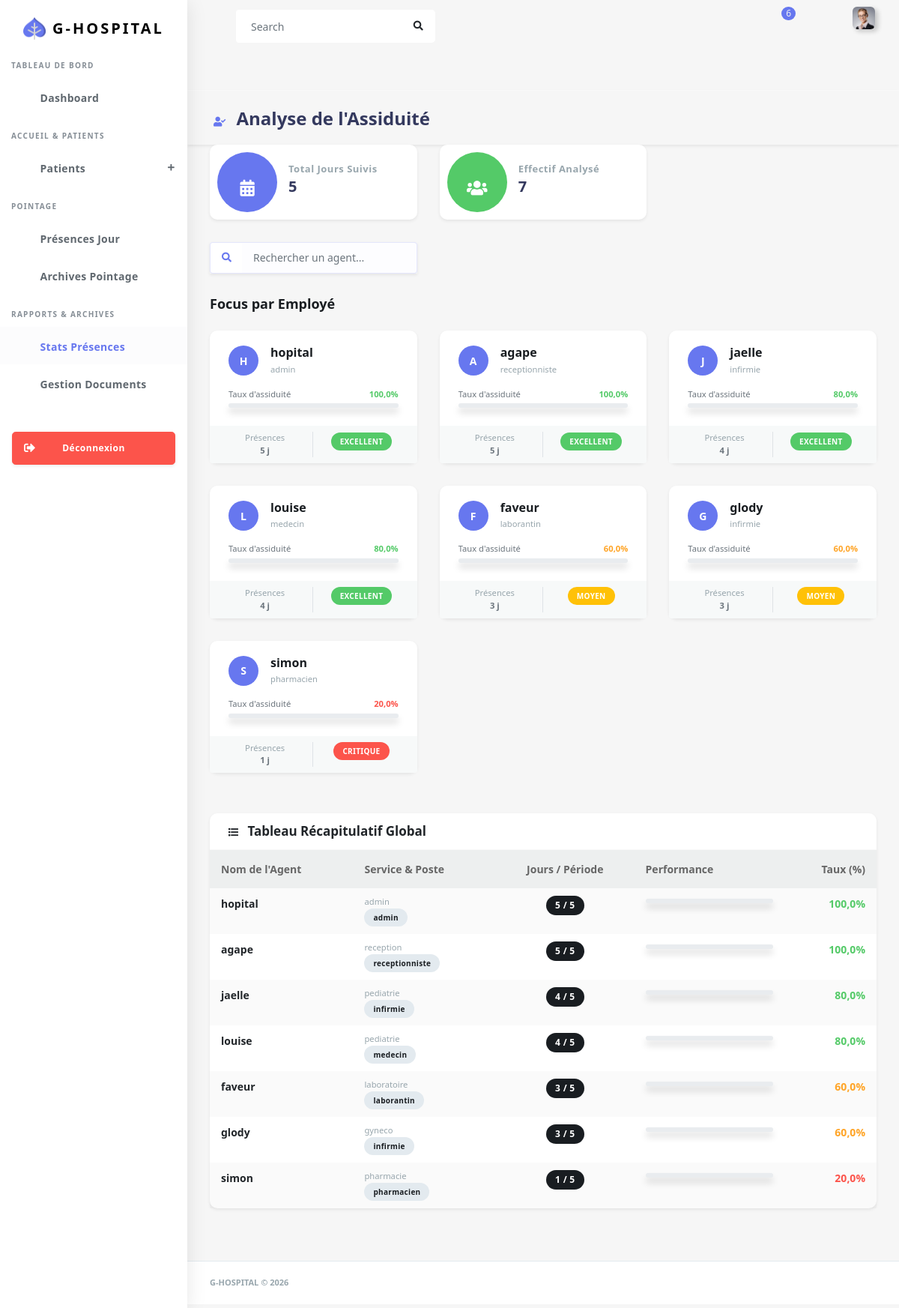
The app's page /presence/statistiques/ (signed in) with its own data.
### app/models.py (models this page shows, shortened)
class TypeFonction(models.Model):
    type_fonction = models.CharField(max_length=30)

class Service(models.Model):
    nom = models.CharField(max_length=50)

### app/views.py (the view)
# urls.py: path('presence/statistiques/', views.statistiques_presence, name='statistiques_presence'),
@login_required
def statistiques_presence(request):
    user_profil = Fonction.objects.filter(user_fonction=request.user).first()
    employes_fonctions = Fonction.objects.select_related('user_fonction', 'service', 'fonction').all()
    stats_data = []
    total_jours_enregistres = Presence.objects.values('date').distinct().count()
    for emp_f in employes_fonctions:
        jours_presents = Presence.objects.filter(employe=emp_f.user_fonction).count()
        taux = (jours_presents / total_jours_enregistres * 100) if total_jours_enregistres > 0 else 0
        stats_data.append({
            'nom': emp_f.user_fonction.get_full_name() or emp_f.user_fonction.username,
            'poste': emp_f.fonction.type_fonction if emp_f.fonction else "Personnel",
            'service': emp_f.service.nom if emp_f.service else "Général",
            'total_presences': jours_presents,
            'taux': round(taux, 1),
            'performance': 'success' if taux >= 80 else 'warning' if taux >= 50 else 'danger'
        })
    myUser = Fonction.objects.filter(user_fonction = request.user).first()
    fonction = myUser.fonction.type_fonction if myUser else None
    context = {
        'stats': stats_data,
        'total_jours': total_jours_enregistres,
        'fonction': fonction, # Pour le menu
    }
    return render(request, 'back/statistiques_presence.html', context)

### app/templates/back/statistiques_presence.html (shortened to what this page needs)
{% load static %}
<!DOCTYPE html>
<html lang="fr">
<head>
  <link rel="stylesheet" href="{% static 'back/assets/css/app.min.css' %}">
  <link rel="stylesheet" href="{% static 'back/assets/css/style.css' %}">
  <link rel="stylesheet" href="{% static 'back/assets/css/components.css' %}">
  <link rel="stylesheet" href="https://use.fontawesome.com/releases/v5.7.2/css/all.css">
</head>
<body>
  <div id="app">
    <div class="main-wrapper main-wrapper-1">
      {% include "back/query/nav.html" %}
      {% include "back/query/sidebar.html" %}
      <div class="main-content">
        <section class="section">
          <div class="section-header shadow-sm">
            <h1><i class="fas fa-user-check mr-2 text-primary"></i> Analyse de l'Assiduité</h1>
          </div>
          <div class="row">
            <div class="col-lg-4 col-md-6 col-sm-6 col-12">
              <div class="card card-statistic-1 shadow-sm">
                <div class="card-icon bg-primary"><i class="fas fa-calendar-alt"></i></div>
                <div class="card-wrap">
                  <div class="card-header"><h4>Total Jours Suivis</h4></div>
                  <div class="card-body">{{ total_jours }}</div>
                </div>
              </div>
            </div>
            <div class="col-lg-4 col-md-6 col-sm-6 col-12">
              <div class="card card-statistic-1 shadow-sm">
                <div class="card-icon bg-success"><i class="fas fa-users"></i></div>
                <div class="card-wrap">
                  <div class="card-header"><h4>Effectif Analysé</h4></div>
                  <div class="card-body">{{ stats|length }}</div>
                </div>
              </div>
            </div>
          </div>
          <div class="row mb-4">
            <div class="col-12 col-md-6 col-lg-4">
              <div class="form-group mb-0">
                <div class="input-group shadow-sm">
                  <div class="input-group-prepend">
                    <div class="input-group-text bg-white border-right-0">
                      <i class="fas fa-search text-primary"></i>
                    </div>
                  </div>
                  <input type="text" id="searchInput" class="form-control border-left-0" placeholder="Rechercher un agent..." onkeyup="filterEmployees()">
                </div>
              </div>
            </div>
          </div>
          <h2 class="section-title">Focus par Employé</h2>
          <div class="row" id="cardsContainer">
            {% for s in stats %}
            <div class="col-12 col-md-6 col-lg-4 employee-card" data-name="{{ s.nom|lower }}">
              <div class="card shadow-sm border-top-0 card-{{ s.performance }}">
                <div class="card-body pb-0">
                  <div class="d-flex align-items-center mb-3">
                    <div class="avatar-circle mr-3">{{ s.nom|slice:":1"|upper }}</div>
                    <div>
                      <h6 class="mb-0 text-dark">{{ s.nom }}</h6>
                      <span class="text-muted small">{{ s.poste }}</span>
                    </div>
                  </div>
                  <div class="mb-2">
                    <div class="d-flex justify-content-between small mb-1">
                      <span>Taux d'assiduité</span>
                      <span class="font-weight-bold text-{{ s.performance }}">{{ s.taux }}%</span>
                    </div>
                    <div class="progress progress-sm">
                    </div>
                  </div>
                </div>
                <div class="card-footer bg-whitesmoke border-0 mt-3 py-2">
                  <div class="row">
                    <div class="col-6 border-right text-center small">
                      <div class="text-muted">Présences</div>
                      <div class="font-weight-bold">{{ s.total_presences }} j</div>
                    </div>
                    <div class="col-6 text-center">
                      <span class="badge badge-{{ s.performance }} badge-pill small" style="font-size: 10px;">
                        {% if s.performance == 'success' %}EXCELLENT{% elif s.performance == 'warning' %}MOYEN{% else %}CRITIQUE{% endif %}
                      </span>
                    </div>
                  </div>
                </div>
              </div>
            </div>
            {% endfor %}
          </div>
          <div class="row mt-4">
            <div class="col-12">
              <div class="card shadow-sm">
                <div class="card-header">
                  <h4><i class="fas fa-list mr-2"></i> Tableau Récapitulatif Global</h4>
                </div>
                <div class="card-body p-0">
                  <div class="table-responsive">
                    <table class="table table-striped table-md align-middle mb-0" id="statsTable">
                      <thead class="bg-whitesmoke">
                        <tr>
                          <th>Nom de l'Agent</th>
                          <th>Service & Poste</th>
                          <th class="text-center">Jours / Période</th>
                          <th>Performance</th>
                          <th class="text-right">Taux (%)</th>
                        </tr>
                      </thead>
                      <tbody>
                        {% for s in stats %}
                        <tr class="employee-row" data-name="{{ s.nom|lower }}">
                          <td class="font-weight-bold">{{ s.nom }}</td>
                          <td>
                             <div class="text-muted small">{{ s.service }}</div>
                             <div class="badge badge-light" style="font-size: 10px;">{{ s.poste }}</div>
                          </td>
                          <td class="text-center">
                            <span class="badge badge-dark">{{ s.total_presences }} / {{ total_jours }}</span>
                          </td>
                          <td style="width: 200px;">
                            <div class="progress progress-sm mt-1">
                            </div>
                          </td>
                          <td class="text-right font-weight-bold text-{{ s.performance }}">{{ s.taux }}%</td>
                        </tr>
                        {% endfor %}
                      </tbody>
                    </table>
                  </div>
                </div>
              </div>
            </div>
          </div>
        </section>
      </div>
      <footer class="main-footer">
        <div class="footer-left">G-HOSPITAL &copy; 2026</div>
      </footer>
    </div>
  </div>
</body>
</html>

### app/templates/back/statistiques_presence.html (style rules this page uses)
.avatar-circle { width: 40px; height: 40px; background-color: #6777ef; color: white; border-radius: 50%; display: flex; align-items: center; justify-content: center; font-weight: bold; }
.progress-sm { height: 6px !important; }
.employee-card, .employee-row { transition: all 0.3s ease; }

### records on screen
TypeFonction: poste "admin", poste "admin"
TypeFonction: poste "receptionniste", poste "receptionniste"
TypeFonction: poste "infirmie" "infirmie", poste "infirmie" "infirmie"
TypeFonction: poste "medecin", poste "medecin"
TypeFonction: poste "laborantin", poste "laborantin"
TypeFonction: poste "pharmacien", poste "pharmacien"
Service: service "admin"
Service: service "reception"
Service: service "pediatrie" "pediatrie"
Service: service "laboratoire"
Service: service "gyneco"
Service: service "pharmacie"

### other values on screen
{{ total_jours }} "5"
{{ stats|length }} "7"
{{ s.nom|slice:":1"|upper }} "H" "A" "J" "L" "F" "G" "S"
{{ s.nom }} "hopital" "agape" "jaelle" "louise" "faveur" "glody" "simon"
{{ s.taux }} "100,0" "100,0" "80,0" "80,0" "60,0" "60,0" "20,0"
{{ s.total_presences }} "5" "5" "4" "4" "3" "3" "1"
{{ total_jours }} "5" "5" "5" "5" "5" "5" "5"
